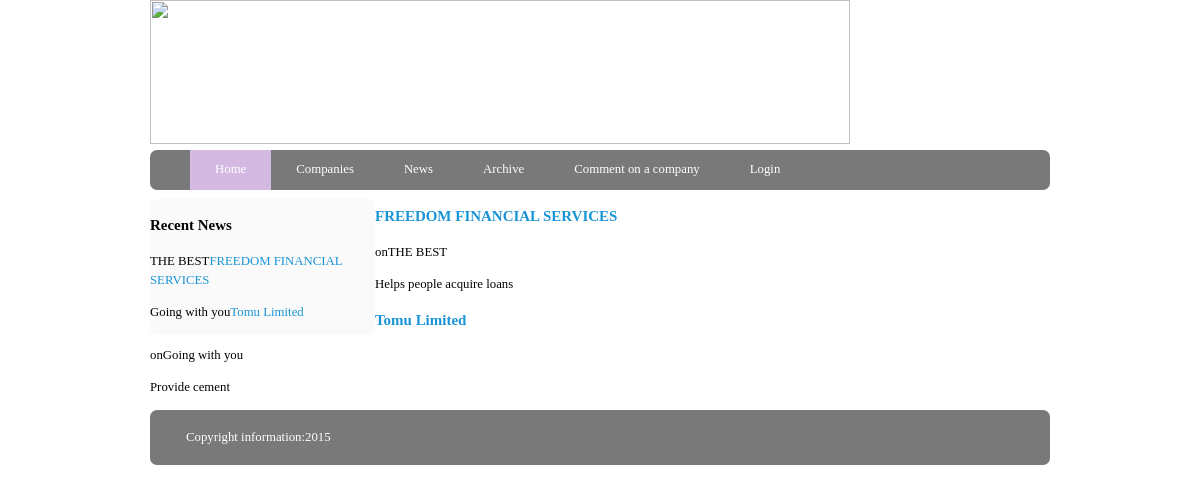
The page /company/ on the database its author committed.
### feedback/models.py (models this page shows, shortened)
class Company(models.Model):
    user = models.ForeignKey(User, default=1)
    name = models.CharField(max_length=250)
    tagline = models.TextField()
    description = models.TextField()

### feedback/templates/company.html
{% extends "base.html" %}
{% block content %}
{% for post in object_list %}
<h3><a href = "/company/{{post.id}}" >{{ post.name }} </a></h3>
<div class = "post_meta">
	on{{ post.tagline }}
</div>
<div class = "post_body">
	{{ post.description|safe|linebreaks }}
</div>
{% endfor %}
{% endblock %}

### feedback/templates/base.html (shortened to what this page needs)
<!DOCTYPE html>
<html lang = "en">
<head>
	<link rel = "stylesheet" href= "/static/css/styles.css" type = "text/css"/>
</head>
<body class = "body">
	<header class = "mainHead">
		<img src = "/static/img/picture.jpg" width = "700" height = "144">
		<nav><ul>
			<li class = "active"> <a href = "/blog">Home </a></li>
			<li><a href = "/company">Companies </a></li>
			<li><a href = "/company">News </a></li>
			<li><a href = "/company">Archive </a></li>
			<li><a href = "/create_comment">Comment on a company</a></li>
			<li><a href="/">Login</a> </li>
		</ul>
		</nav>
	</header>
	<aside class = "sideInfo">
		<article>
			<h3>Recent News</h3>
			{% for post in object_list %}
			<p>{{ post.tagline}}<a href = "/company
			/{{post.id}}">{{post.name}}</a></p>
			{% endfor %}
		</article>
	</aside>
	{% block content %}
	{% endblock %}
	<footer class = "mainFooter">
		<p>Copyright information:2015</p>
	</footer>
</body>
</html>

### static/css/styles.css (style rules this page uses)
body { color:#000305; font-size: 80%; font-family: 'Lucida Sans Unicode'; line-height: 1.5; text-align:left; }
a { text-decoration: none; }
a:link, a:visited { color:#1A94D6; }
.body { margin:0 auto; width:75%; clear:both; }
.mainHead nav { background-color: #797979; height: 40px; border-radius:7px; -webkit-border-radius:7px; -moz-border-radius:7px; }
.mainHead nav ul { list-style:none; margin:0 auto; }
.mainHead nav ul li { float:left; display:inline; }
.mainHead nav a:link, .mainHead nav a:visited { color:#FFF; display:inline-block; padding:10px 25px; height:20px; }
.mainHead nav .active a:link, .mainHead nav .active a:visited, .mainHead nav a:hover, .mainHead nav a:active { background-color:#D4BAE3; text-shadow:none; }
.sideInfo { width:25%; float:left; margin:1% 0% 1% 0%; border-radius:7px; -webkit-border-radius:7px; -moz-border-radius:7px; background-color:#fafafa; }
.mainFooter { width:100%; float:left; margin-bottom:2%; border-radius:7px; -webkit-border-radius:7px; -moz-border-radius:7px; background-color:#797979; }
.mainFooter p { width:92%; margin:2% auto; color:#FFF; }

### rows shown on the page
Company: tagline "THE BEST", name "FREEDOM FINANCIAL SERVICES", description "Helps people acquire loans"
Company: tagline "Going with you", name "Tomu Limited", description "Provide cement"
